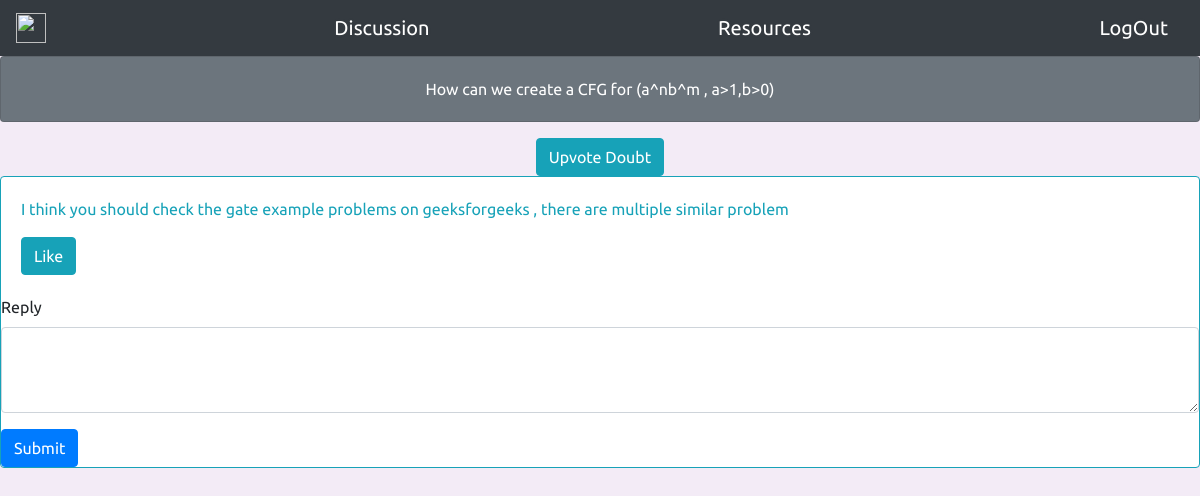
Page /doubts/TOC/3 (signed in) on the committed database.
### tables this page shows
CREATE TABLE discussion(
             
             doubt_id INTEGER PRIMARY KEY AUTOINCREMENT,
             doubt TEXT ,
             asked_by TEXT ,
             subject_id TEXT,
             time_posted timestamp,
             FOREIGN KEY(asked_by) REFERENCES student_details(username),
             FOREIGN KEY(subject_id) REFERENCES subjects(_id)
               
);

CREATE TABLE reply(
             
             reply_id INTEGER PRIMARY KEY AUTOINCREMENT,
             reply TEXT ,
             reply_by TEXT ,
             subject_id TEXT,
             doubt_id INTEGER,
             time_posted timestamp,
             FOREIGN KEY(reply_by) REFERENCES student_details(username),
             FOREIGN KEY(subject_id) REFERENCES subjects(_id),
             FOREIGN KEY(doubt_id) REFERENCES discussion(doubt_id)
               
);

### runner.py (the view, shortened to what this page needs)
@app.route('/doubts')
@app.route('/doubts/<subject>',methods=['GET',"POST"])
@app.route('/doubts/<subject>/<int:doubt_id>',methods=['GET',"POST"])
def doubts(subject=None , doubt_id=None):
    user=session['username']
    courses_enrolled= dm.get_user_subjects(user,session['account_type'])
    doubts=None
    comments=None
    cur_doubt=None
    upvote_status=None
    comments_liked = None
    if request.method=='GET':
        if subject is not None:
            doubts= dm.get_questions(subject)
        if doubt_id is not None:
            cur_doubt=dm.get_doubt(doubt_id)
            upvote_status=dm.check_upvote(session['username'],doubt_id)
            comments = dm.handle_reply('get_reply',doubt_id)
            comments_liked = dm.comment_like_status(session['username'],comments)
            print(comments_liked)
            print(comments)
        return render_template('doubts.html',subject=subject,courses=courses_enrolled,doubts=doubts,doubt_id=doubt_id,account_type=session['account_type'],comments=comments,cur_doubt=cur_doubt,upvote_status=upvote_status,comments_liked=comments_liked)

### database_management.py (called while the page is built)
def get_user_subjects(name,account_type):
    cur=connection.cursor()
    if account_type=='student':
        cur.execute('SELECT _id FROM student_details JOIN subjects ON student_details.branch=subjects.branch AND student_details.semester = subjects.semester WHERE username=(?);',(name,))
        result=cur.fetchall()
    else:
        cur.execute('SELECt subject_id FROM teaches WHERE username=(?)',(name,))
        result=cur.fetchall()
    return result

def get_questions(sub):
    cur = connection.cursor()
    cur.execute("SELECT doubt_id , doubt FROM discussion WHERE subject_id=(?)",(sub,))
    result= cur.fetchall()
    return result

def handle_reply(task ,doubt_id, reply=None ,reply_by=None,subject=None,time=None):
    cur = connection.cursor()
    if task=='insert_reply':
        cur.execute("""INSERT INTO reply(reply,reply_by,subject_id,doubt_id,time_posted)
        VALUES(?,?,?,?,?)""",(reply,reply_by,subject,doubt_id,time))
        connection.commit()
    if task == 'get_reply':
        cur.execute('SELECT reply,reply_id FROM reply WHERE doubt_id=(?)',(doubt_id,))
        result = cur.fetchall()
        return result

def get_doubt(doubt_id):
    cur = connection.cursor()
    cur.execute('SELECT doubt FROM discussion WHERE doubt_id=(?)',(doubt_id,))
    result = cur.fetchone()
    return result

def check_upvote(username,doubt_id):
    cur = connection.cursor()
    cur.execute('SELECT * FROM like_doubt WHERE doubt_id=(?) AND liker_id=(?)',(doubt_id,username))
    result = cur.fetchone()
    if result is None:
        return False
    else:
        return True

def comment_like_status(username,comments):
    cur = connection.cursor()
    like_status = []
    for comment in comments:
        cur.execute("SELECT * FROM like_reply WHERE liker_id=(?) and reply_id=(?)",(username,comment[1]))
        result = cur.fetchone()
        if result:
            like_status.append(1)
        else:
            like_status.append(0)
    return like_status

### templates/doubts.html (shortened to what this page needs)
{% extends "login_home.html" %}
    {% block content %}
        {% if subject  != None and doubt_id != None %}
        <center>
            <div class="card text-white bg-secondary mb-3">
                <div class="card-body">
                  <p class="card-text"> {{cur_doubt[0]}}</p>
                </div>
              </div>
              {% if account_type=='student' %}
                {% if upvote_status == False %}
                <button type="button" class="btn btn-info" onclick="window.location.href='{{ url_for( 'upvote_doubt' , subject=subject,doubt_id=doubt_id ) }}';">Upvote Doubt</button>
                {% endif %}
              {% endif %}
            </center>
            {% for i in range(comments|length)%}
            <div class="card border-info mb-3" >
                <div class="card-body text-info">
                  <p class="card-text">{{comments[i][0]}}</p>
                {% if account_type=='student' %}
                  {% if comments_liked[i] == 0 %}
                    <button onclick="window.location.href='{{ url_for( 'like_comment' , subject=subject,doubt_id=doubt_id ,reply_id=comments[i][1]) }}';" type="button" class="btn btn-info">Like</button>
                    </div>
                  {% endif %}
                {% endif %}
            {% endfor %}
            {% if account_type=='student' %}
                <form action='#' method='POST'>
                <div class="form-group">
                    <label for="exampleFormControlTextarea1">Reply</label>
                    <textarea class="form-control" id="exampleFormControlTextarea1" name='reply' rows="3"></textarea>
                  </div>
                <button  class="btn btn-primary" type="submit">Submit</button>
                </form>
            {% endif %}
        {% endif %}
    {% endblock %}

### static/styles/login.css (style rules this page uses)
body { background-color: #F3EBF6; font-family: 'Ubuntu', sans-serif; }

### rows in the picture
discussion: doubt "How can we create a CFG for (a^nb^m , a>1,b>0)"
reply: reply "I think you should check the gate example problems on geeksforgeeks , there are multiple similar problem"
